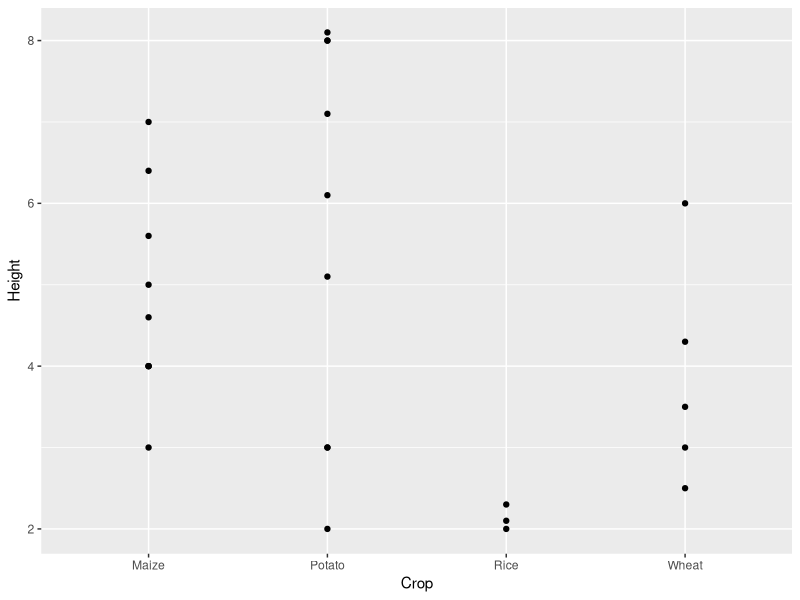
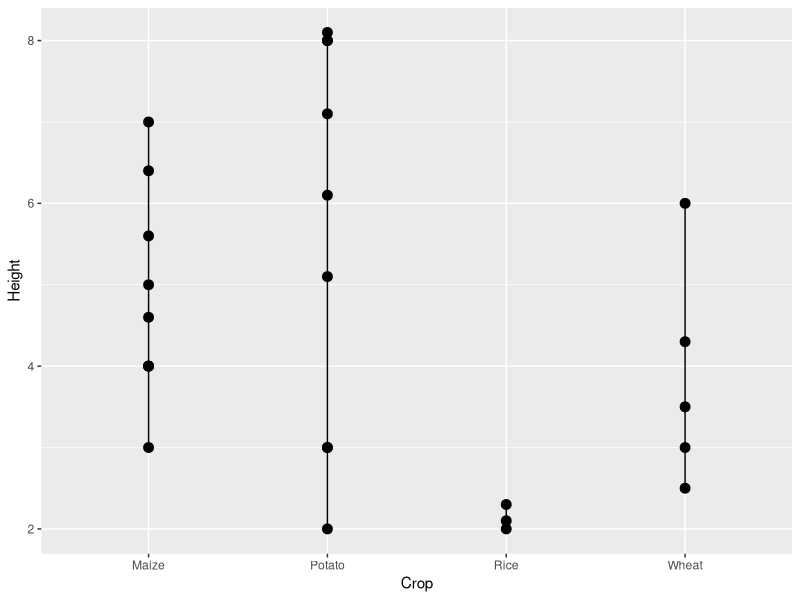
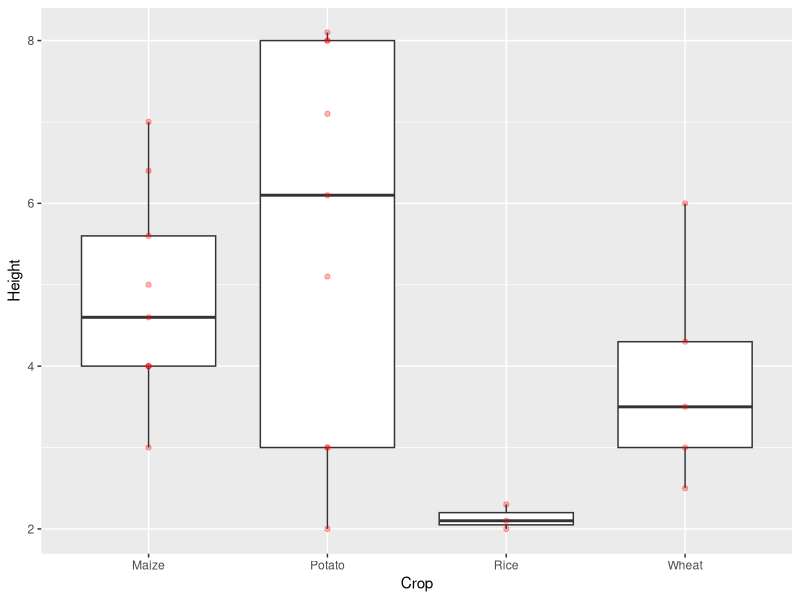
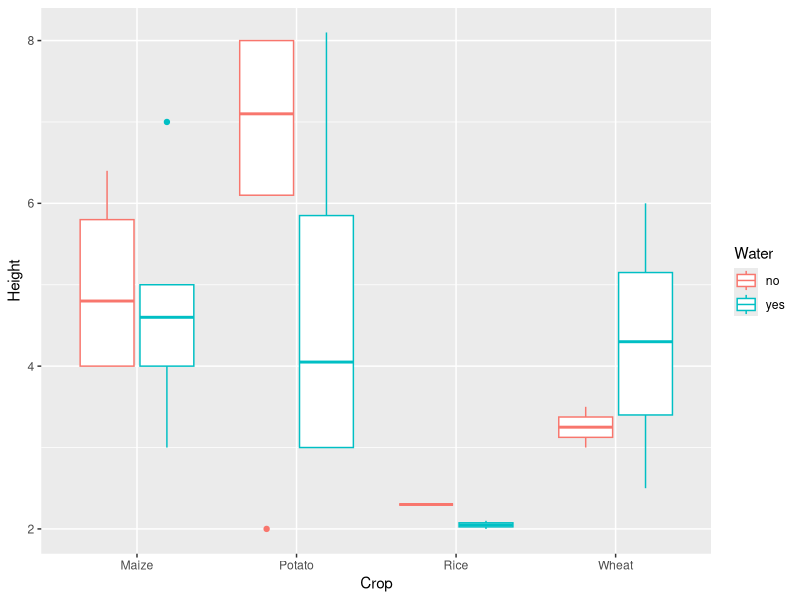
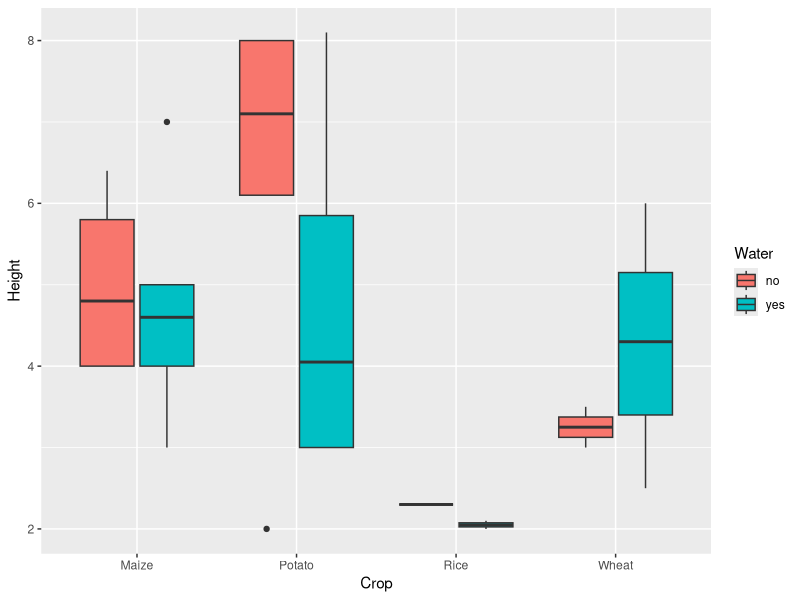
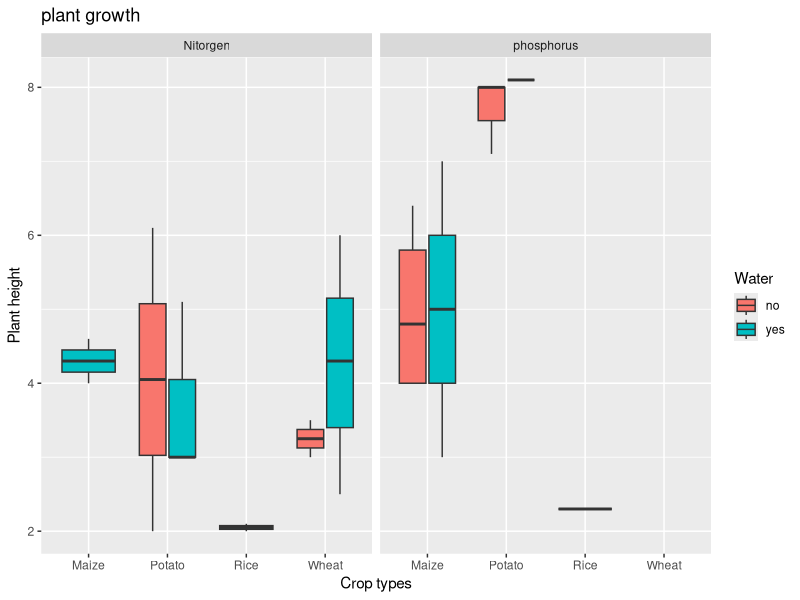
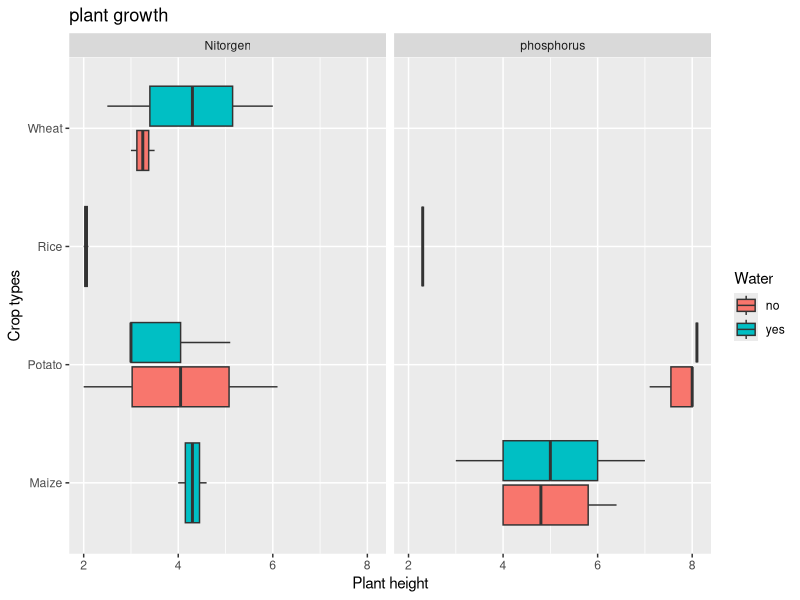
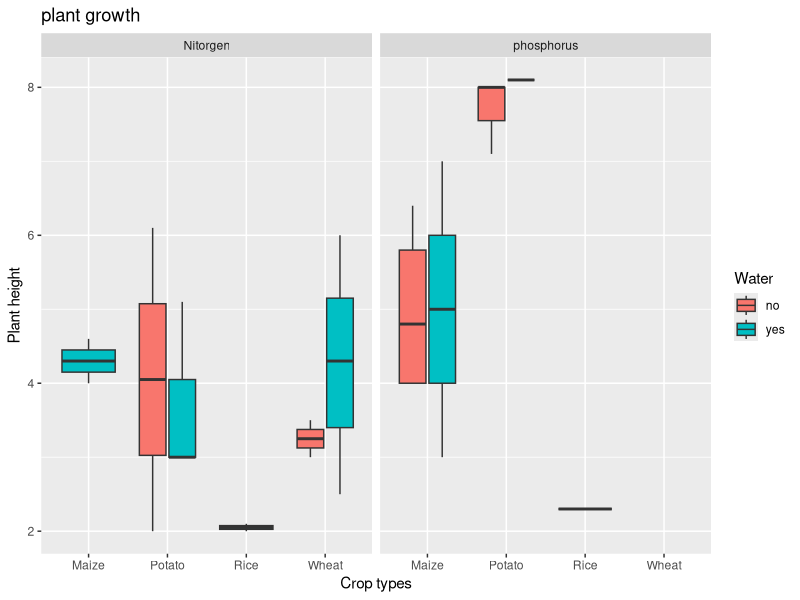

Reproduce these figures in R, in order.
install.packages("ggplot2")
library(ggplot2)

# GGPLOT Fuction 
# provide data 

# mapping 
#geometory (scater box line)

library(readxl)
x <- read_excel("test1.xlsx", sheet = "Sheet3", 
                     col_types = c("text", "numeric", "text", 
                                   "text"))
View(x)
remove(test1)
ggplot(data=x,mapping = aes(x=Crop,y=Height))+geom_point()
ggplot(x,aes(Crop,Height))+geom_point(size=3)+geom_line()
ggplot(x,aes(Crop,Height))+geom_boxplot()+geom_point(color="red",alpha=.3)
ggplot(x,aes(Crop,Height,color=Water))+geom_boxplot()
ggplot(x,aes(Crop,Height,fill=Water))+geom_boxplot()

# divide on fertilizer type
ggplot(x,aes(Crop,Height,fill=Water))+geom_boxplot()+facet_wrap(~Fert)+labs(x="Crop types",y="Plant height",title  = "plant growth")


# saving a ggplot 
ggsave("ggplot1.tiff",units ="in",width = 8,height = 6,dpi=300,compression="lzw")


ggplot(x,aes(Crop,Height,fill=Water))+geom_boxplot()+facet_wrap(~Fert)+labs(x="Crop types",y="Plant height",title  = "plant growth")+ coord_flip()

ggsave("ggplot1.tiff",units ="in",width = 8,height = 6,dpi=300,compression="lzw")
